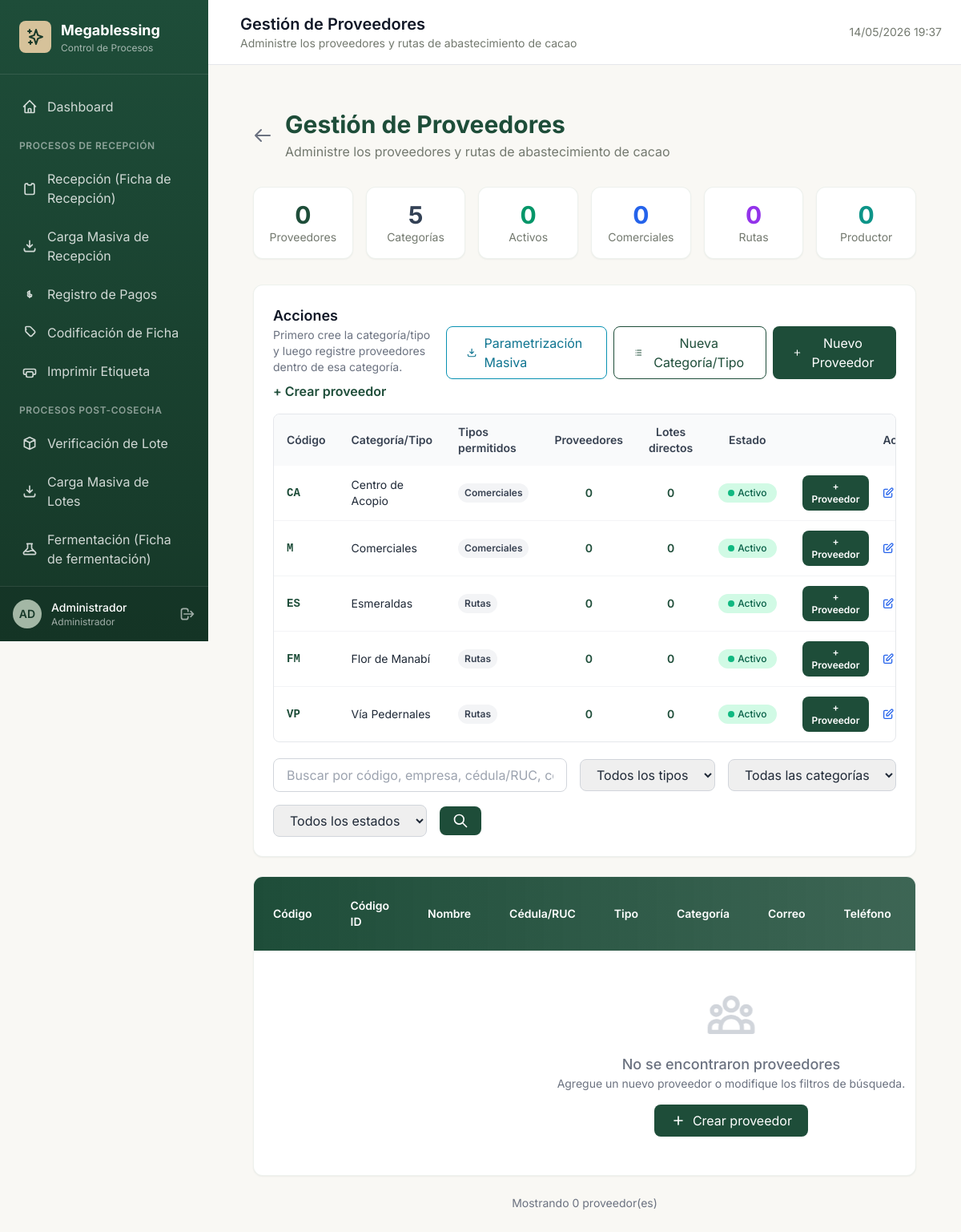
The app's page /configuracion/proveedores.php (signed in) with its own data.
### tables this page shows
CREATE TABLE IF NOT EXISTS `roles` (
    `id` INT PRIMARY KEY AUTO_INCREMENT,
    `nombre` VARCHAR(50) NOT NULL,
    `descripcion` TEXT,
    `permisos` JSON,
    `activo` TINYINT(1) DEFAULT 1,
    `created_at` TIMESTAMP DEFAULT CURRENT_TIMESTAMP
);

CREATE TABLE IF NOT EXISTS `proveedores` (
    `id` INT PRIMARY KEY AUTO_INCREMENT,
    `codigo` VARCHAR(20) NOT NULL UNIQUE,
    `codigo_identificacion` VARCHAR(20),
    `nombre` VARCHAR(100) NOT NULL,
    `cedula_ruc` VARCHAR(20),
    `tipo` ENUM('COMERCIAL','RUTA','PRODUCTOR') NOT NULL,
    `categoria` VARCHAR(100),
    `tipos_permitidos` VARCHAR(120),
    `es_categoria` TINYINT(1) NOT NULL DEFAULT 0,
    `direccion` TEXT,
    `utm_este_x` VARCHAR(50),
    `utm_norte_y` VARCHAR(50),
    `seguridad_deforestacion` TINYINT(1),
    `arboles_endemicos` TINYINT(1),
    `hectareas_totales` DECIMAL(10,2),
    `hectareas_ccn51` DECIMAL(10,2),
    `hectareas_fino_aroma` DECIMAL(10,2),
    `certificaciones` TEXT,
    `certificacion_otras` VARCHAR(255),
    `documento_certificaciones` VARCHAR(255),
    `telefono` VARCHAR(50),
    `email` VARCHAR(120),
    `contacto` VARCHAR(100),
    `activo` TINYINT(1) DEFAULT 1,
    `created_at` TIMESTAMP DEFAULT CURRENT_TIMESTAMP
);

### configuracion/proveedores.php (the view, shortened to what the rows shown need)
<?php
require_once __DIR__ . '/../bootstrap.php';
$db = Database::getInstance()->getConnection();
$getTableColumns = static function (PDO $pdo, string $table): array {
    return array_column(
        $pdo->query("SHOW COLUMNS FROM {$table}")->fetchAll(PDO::FETCH_ASSOC),
        'Field'
    );
};
$normalizarCategoria = static function (string $valor): string {
    $valor = strtoupper(trim($valor));
    return strtr($valor, [
        'Á' => 'A',
        'É' => 'E',
        'Í' => 'I',
        'Ó' => 'O',
        'Ú' => 'U',
    ]);
};
$normalizarTipoProveedor = static function (string $valor): string {
    $valor = strtoupper(trim($valor));
    return match ($valor) {
        'MERCADO', 'COMERCIAL', 'COMERCIALES', 'BODEGA', 'CA', 'CENTRO DE ACOPIO', 'CENTRO_ACOPIO', 'CENTRO DE ACOPIO (CA)' => 'COMERCIAL',
        default => $valor,
    };
};
$tiposProveedor = ['COMERCIAL', 'RUTA', 'PRODUCTOR'];
$tipoLabels = [
    'COMERCIAL' => 'Comerciales',
    'RUTA' => 'Rutas',
    'PRODUCTOR' => 'Productor',
];
$parseUpperList = static function ($value, array $allowList = []) use ($normalizarTipoProveedor): array {
    $items = [];
    if (is_array($value)) {
        $items = $value;
    } elseif (is_string($value) && trim($value) !== '') {
        $items = preg_split('/[\s,;|]+/', trim($value));
    }
    $result = [];
    foreach ($items as $item) {
        $val = $normalizarTipoProveedor((string)$item);
        if ($val === '') {
            continue;
        }
        if (!empty($allowList) && !in_array($val, $allowList, true)) {
            continue;
        }
        if (!in_array($val, $result, true)) {
            $result[] = $val;
        }
    }
    return $result;
};
$colsProveedores = $getTableColumns($db, 'proveedores');
$hasProvCol = static function (string $name) use (&$colsProveedores): bool {
    return in_array($name, $colsProveedores, true);
};
$colsProveedores = $getTableColumns($db, 'proveedores');
try {
    $db->exec("ALTER TABLE proveedores MODIFY COLUMN tipo ENUM('MERCADO','BODEGA','COMERCIAL','RUTA','PRODUCTOR') NOT NULL");
} catch (Throwable $e) {
}
try {
    if ($hasProvCol('categoria')) {
        $db->exec(
            "UPDATE proveedores
             SET categoria = 'COMERCIALES'
             WHERE UPPER(COALESCE(tipo, '')) = 'MERCADO'
                OR UPPER(COALESCE(categoria, '')) = 'MERCADO'"
        );
        $db->exec(
            "UPDATE proveedores
             SET categoria = 'CENTRO DE ACOPIO'
             WHERE UPPER(COALESCE(tipo, '')) IN ('BODEGA', 'CA', 'CENTRO DE ACOPIO', 'CENTRO_ACOPIO', 'CENTRO DE ACOPIO (CA)')
                OR UPPER(COALESCE(categoria, '')) = 'BODEGA'"
        );
    }
    $db->exec(
        "UPDATE proveedores
         SET tipo = 'COMERCIAL'
         WHERE UPPER(COALESCE(tipo, '')) IN ('MERCADO', 'COMERCIAL', 'COMERCIALES', 'BODEGA', 'CA', 'CENTRO DE ACOPIO', 'CENTRO_ACOPIO', 'CENTRO DE ACOPIO (CA)')"
    );
    if ($hasProvCol('es_categoria') && $hasProvCol('categoria')) {
        $db->prepare(
            "UPDATE proveedores
             SET codigo = 'M',
                 nombre = 'Comerciales',
                 tipo = 'COMERCIAL',
                 categoria = 'COMERCIALES',
                 es_categoria = 1" . ($hasProvCol('tipos_permitidos') ? ",
                 tipos_permitidos = 'COMERCIAL'" : "") . "
             WHERE UPPER(COALESCE(codigo, '')) = 'M'
                OR (
                    es_categoria = 1
                    AND (
                        UPPER(COALESCE(categoria, '')) IN ('MERCADO', 'COMERCIALES')
                        OR UPPER(COALESCE(nombre, '')) IN ('MERCADO', 'COMERCIALES', 'COMERCIAL')
                    )
               )"
        )->execute();
        $db->prepare(
            "UPDATE proveedores
             SET codigo = 'CA',
                 nombre = 'Centro de Acopio',
                 tipo = 'COMERCIAL',
                 categoria = 'CENTRO DE ACOPIO',
                 es_categoria = 1" . ($hasProvCol('tipos_permitidos') ? ",
                 tipos_permitidos = 'COMERCIAL'" : "") . "
             WHERE UPPER(COALESCE(codigo, '')) IN ('B', 'CA')
                OR (
                    es_categoria = 1
                    AND (
                        UPPER(COALESCE(categoria, '')) IN ('BODEGA', 'CENTRO DE ACOPIO')
                        OR UPPER(COALESCE(nombre, '')) IN ('BODEGA', 'CENTRO DE ACOPIO')
                    )
               )"
        )->execute();
    }
    if ($hasProvCol('tipos_permitidos')) {
        $db->exec(
            "UPDATE proveedores
             SET tipos_permitidos = TRIM(BOTH ',' FROM
                 REPLACE(
                     REPLACE(
                         REPLACE(
                             REPLACE(
                                 REPLACE(
                                     CONCAT(',', REPLACE(REPLACE(UPPER(COALESCE(tipos_permitidos, '')), ';', ','), ' ', ''), ','),
                                     ',MERCADO,', ',COMERCIAL,'
                                 ),
                                 ',COMERCIALES,', ',COMERCIAL,'
                             ),
                             ',BODEGA,', ',COMERCIAL,'
                         ),
                         ',COMERCIAL,COMERCIAL,', ',COMERCIAL,'
                     ),
                     ',,', ','
                 )
             )
             WHERE tipos_permitidos IS NOT NULL
               AND TRIM(tipos_permitidos) <> ''"
        );
    }
} catch (Throwable $e) {
}
try {
    $db->exec("ALTER TABLE proveedores MODIFY COLUMN tipo ENUM('COMERCIAL','RUTA','PRODUCTOR') NOT NULL");
} catch (Throwable $e) {
}
if (in_array('tipos_permitidos', $colsProveedores, true)) {
    try {
        $db->exec(
            "UPDATE proveedores
             SET tipos_permitidos = UPPER(tipo)
             WHERE es_categoria = 1
               AND (tipos_permitidos IS NULL OR TRIM(tipos_permitidos) = '')"
        );
    } catch (Throwable $e) {
    }
}
$categoriasVista = [];
if ($hasProvCol('es_categoria') && $hasProvCol('categoria')) {
    $stmtCategorias = $db->query("
        SELECT c.*,
               (SELECT COUNT(*) FROM proveedores p2
                WHERE (p2.es_categoria = 0 OR p2.es_categoria IS NULL)
                  AND p2.categoria = c.categoria) as total_proveedores,
               (SELECT COUNT(*) FROM lotes l WHERE l.proveedor_id = c.id) as total_lotes_directos
        FROM proveedores c
        WHERE c.es_categoria = 1
        ORDER BY c.activo DESC, c.tipo ASC, c.nombre ASC
    ");
    $categoriasVista = $stmtCategorias->fetchAll(PDO::FETCH_ASSOC);
}
$pageTitle = 'Gestión de Proveedores';
?>
<div class="max-w-7xl mx-auto px-4 sm:px-6 lg:px-8 py-8">
    <div class="mb-8">
        <div class="flex items-center gap-4 mb-4">
            <div>
                <h1 class="text-3xl font-bold text-primary">Gestión de Proveedores</h1>
            </div>
        </div>
    </div>
    <div class="bg-white rounded-xl shadow-sm border border-olive/20 p-6 mb-6">
        <div class="flex flex-col sm:flex-row sm:items-center sm:justify-between gap-3 mb-4">
            <div>
                <h2 class="text-lg font-semibold text-gray-900">Acciones</h2>
            </div>
        </div>
        <?php if ($hasProvCol('es_categoria')): ?>
        <div class="mb-5 overflow-x-auto border border-gray-200 rounded-lg">
            <table class="min-w-full text-sm">
                <thead class="bg-gray-50">
                    <tr>
                        <th class="px-4 py-3 text-left font-semibold text-gray-700">Código</th>
                        <th class="px-4 py-3 text-left font-semibold text-gray-700">Categoría/Tipo</th>
                        <th class="px-4 py-3 text-left font-semibold text-gray-700">Tipos permitidos</th>
                        <th class="px-4 py-3 text-center font-semibold text-gray-700">Proveedores</th>
                        <th class="px-4 py-3 text-center font-semibold text-gray-700">Lotes directos</th>
                        <th class="px-4 py-3 text-center font-semibold text-gray-700">Estado</th>
                        <th class="px-4 py-3 text-right font-semibold text-gray-700">Acciones</th>
                    </tr>
                </thead>
                <tbody class="divide-y divide-gray-100">
                    <?php foreach ($categoriasVista as $cat): ?>
                    <?php $catKey = $normalizarCategoria((string)($cat['categoria'] ?? $cat['nombre'] ?? '')); ?>
                    <tr class="<?= ((int)($cat['activo'] ?? 1) === 0) ? 'opacity-60' : '' ?>">
                        <td class="px-4 py-3 font-mono font-semibold text-primary"><?= htmlspecialchars($cat['codigo']) ?></td>
                        <td class="px-4 py-3"><?= htmlspecialchars($cat['nombre']) ?></td>
                        <td class="px-4 py-3">
                            <?php
                            $tiposCat = $parseUpperList(
                                $cat['tipos_permitidos'] ?? ($cat['tipo'] ?? ''),
                                $tiposProveedor
                            );
                            ?>
                            <div class="flex flex-wrap gap-1">
                                <?php foreach ($tiposCat as $tipoCatBadge): ?>
                                    <span class="px-2 py-1 rounded-full text-xs font-semibold bg-gray-100 text-gray-700"><?= htmlspecialchars($tipoLabels[$tipoCatBadge] ?? $tipoCatBadge) ?></span>
                                <?php endforeach; ?>
                            </div>
                        </td>
                        <td class="px-4 py-3 text-center font-semibold text-primary"><?= number_format((int)($cat['total_proveedores'] ?? 0)) ?></td>
                        <td class="px-4 py-3 text-center font-semibold text-primary"><?= number_format((int)($cat['total_lotes_directos'] ?? 0)) ?></td>
                        <td class="px-4 py-3 text-center">
                            <button type="button" onclick="toggleEstado(<?= (int)$cat['id'] ?>)"
                                    class="inline-flex items-center gap-1 px-3 py-1 rounded-full text-xs font-medium transition-colors
                                           <?= ((int)($cat['activo'] ?? 1) === 1) ? 'bg-emerald-100 text-emerald-800 hover:bg-emerald-200' : 'bg-red-100 text-red-800 hover:bg-red-200' ?>">
                                <span class="w-2 h-2 rounded-full <?= ((int)($cat['activo'] ?? 1) === 1) ? 'bg-emerald-500' : 'bg-red-500' ?>"></span>
                                <?= ((int)($cat['activo'] ?? 1) === 1) ? 'Activo' : 'Inactivo' ?>
                            </button>
                        </td>
                        <td class="px-4 py-3">
                            <div class="flex justify-end gap-2">
                                <button type="button" onclick="openProveedorModal('create', null, '<?= htmlspecialchars($catKey) ?>')"
                                        class="px-3 py-1.5 text-xs font-semibold rounded-lg bg-primary text-white hover:bg-primary/90 transition-colors">
                                    + Proveedor
                                </button>
                                <button type="button" onclick="openCategoriaModal('edit', <?= (int)$cat['id'] ?>)"
                                        class="p-2 text-blue-600 hover:bg-blue-50 rounded-lg transition-colors" title="Editar categoría">
                                    <svg class="w-4 h-4" fill="none" stroke="currentColor" viewBox="0 0 24 24">
                                        <path stroke-linecap="round" stroke-linejoin="round" stroke-width="2" d="M11 5H6a2 2 0 00-2 2v11a2 2 0 002 2h11a2 2 0 002-2v-5m-1.414-9.414a2 2 0 112.828 2.828L11.828 15H9v-2.828l8.586-8.586z"/>
                                    </svg>
                                </button>
                            </div>
                        </td>
                    </tr>
                    <?php endforeach; ?>
                </tbody>
            </table>
        </div>
        <?php endif; ?>
    </div>
    <div class="bg-white rounded-xl shadow-sm border border-olive/20 overflow-hidden">
        <div class="overflow-x-auto">
            <table class="w-full">
                <thead class="bg-gradient-to-r from-primary to-primary/80 text-white">
                    <tr>
                        <th class="px-6 py-4 text-left text-sm font-semibold">Código</th>
                        <th class="px-6 py-4 text-left text-sm font-semibold">Código ID</th>
                        <th class="px-6 py-4 text-left text-sm font-semibold">Nombre</th>
                        <th class="px-6 py-4 text-left text-sm font-semibold">Cédula/RUC</th>
                        <th class="px-6 py-4 text-left text-sm font-semibold">Tipo</th>
                        <th class="px-6 py-4 text-left text-sm font-semibold">Categoría</th>
                        <th class="px-6 py-4 text-left text-sm font-semibold">Correo</th>
                        <th class="px-6 py-4 text-left text-sm font-semibold">Teléfono</th>
                        <th class="px-6 py-4 text-center text-sm font-semibold">Lotes</th>
                    </tr>
                </thead>
            </table>
        </div>
    </div>
</div>
<?php
$content = ob_get_clean();
include __DIR__ . '/../templates/layouts/main.php';
?>

### templates/layouts/main.php (shortened to what the rows shown need)
<?php
$currentUser = Auth::user();
$assetVersion = static function (string $path): string {
    $mtime = @filemtime($path);
    return $mtime !== false ? (string) $mtime : date('YmdHis');
};
$cssVersion = $assetVersion(__DIR__ . '/../../assets/css/app.css');
?>
<!DOCTYPE html>
<html lang="es">
<head>
    <script src="https://cdn.tailwindcss.com"></script>
    <link rel="stylesheet" href="<?= APP_URL ?>/assets/css/app.css?v=<?= $cssVersion ?>">
</head>
<body class="bg-ivory min-h-screen">
    <aside class="sidebar">
        <div class="sidebar-logo">
            <div class="flex items-center space-x-3">
                <div>
                    <h1 class="text-white font-bold text-lg">Megablessing</h1>
                </div>
            </div>
        </div>
        <div class="sidebar-user">
            <div class="flex items-center justify-between">
                <div class="flex items-center space-x-3">
                    <div class="w-9 h-9 bg-olive rounded-full flex items-center justify-center">
                        <span class="text-primary-dark font-semibold text-sm">
                            <?= strtoupper(substr($currentUser['nombre'], 0, 2)) ?>
                        </span>
                    </div>
                    <div>
                        <p class="text-white text-sm font-medium"><?= htmlspecialchars($currentUser['nombre']) ?></p>
                        <p class="text-white/60 text-xs"><?= htmlspecialchars($currentUser['rol']) ?></p>
                    </div>
                </div>
            </div>
        </div>
    </aside>
    <main class="main-content">
        <header class="header">
            <div class="flex items-center space-x-4">
                <div>
                    <h1 class="text-xl font-semibold text-gray-900"><?= $pageTitle ?? 'Dashboard' ?></h1>
                </div>
            </div>
        </header>
        <div class="p-6">
            <?= $content ?? '' ?>
        </div>
    </main>
</body>
</html>

### records on screen
roles: nombre "AD", nombre "Administrador"
proveedores: codigo "CA", nombre "Centro de Acopio", tipoCatBadge "Comerciales", total_proveedores "0", total_lotes_directos "0", activo 1 (drawn)
proveedores: codigo "M", nombre "Comerciales", tipoCatBadge "Comerciales", total_proveedores "0", total_lotes_directos "0", activo 1 (drawn)
proveedores: codigo "ES", nombre "Esmeraldas", tipoCatBadge "Rutas", total_proveedores "0", total_lotes_directos "0", activo 1 (drawn)
proveedores: codigo "FM", nombre "Flor de Manabí", tipoCatBadge "Rutas", total_proveedores "0", total_lotes_directos "0", activo 1 (drawn)
proveedores: codigo "VP", nombre "Vía Pedernales", tipoCatBadge "Rutas", total_proveedores "0", total_lotes_directos "0", activo 1 (drawn)

### other values on screen
$pageTitle "Gestión de Proveedores"
$pageSubtitle "Administre los proveedores y rutas de abastecimiento de cacao"
$stats['total'] "0"
$stats['categorias'] "5"
$stats['activos'] "0"
$stats['comercial'] "0"
$stats['ruta'] "0"
$stats['productor'] "0"
count($proveedores) "0"
